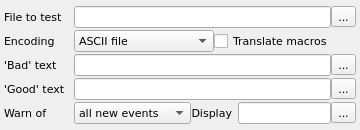
<?xml version="1.0" encoding="UTF-8"?>
<ui version="4.0">
 <class>TextLogWidget</class>
 <widget class="QWidget" name="TextLogWidget">
  <property name="geometry">
   <rect>
    <x>0</x>
    <y>0</y>
    <width>360</width>
    <height>130</height>
   </rect>
  </property>
  <property name="font">
   <font>
    <family>DejaVu Sans</family>
    <pointsize>8</pointsize>
   </font>
  </property>
  <property name="windowTitle">
   <string>Form</string>
  </property>
  <layout class="QGridLayout" name="gridLayout_2">
   <property name="leftMargin">
    <number>4</number>
   </property>
   <property name="topMargin">
    <number>0</number>
   </property>
   <property name="rightMargin">
    <number>4</number>
   </property>
   <property name="bottomMargin">
    <number>0</number>
   </property>
   <property name="spacing">
    <number>0</number>
   </property>
   <item row="0" column="0">
    <layout class="QGridLayout" name="gridLayout" columnstretch="3,5,1,1,4,1" rowminimumheight="0,0,0,0,0" columnminimumwidth="0,0,0,0,0,0">
     <property name="horizontalSpacing">
      <number>0</number>
     </property>
     <property name="verticalSpacing">
      <number>2</number>
     </property>
     <item row="2" column="1" colspan="4">
      <widget class="QLineEdit" name="editBad"/>
     </item>
     <item row="3" column="5">
      <widget class="QToolButton" name="btnGoodDlg">
       <property name="text">
        <string>...</string>
       </property>
       <property name="icon">
        <iconset resource="../../qHostMonitor.qrc">
         <normaloff>:/img/browse.png</normaloff>:/img/browse.png</iconset>
       </property>
       <property name="iconSize">
        <size>
         <width>20</width>
         <height>16</height>
        </size>
       </property>
      </widget>
     </item>
     <item row="4" column="0">
      <widget class="QLabel" name="lblWarn">
       <property name="text">
        <string>Warn of</string>
       </property>
       <property name="buddy">
        <cstring>cmbWarn</cstring>
       </property>
      </widget>
     </item>
     <item row="4" column="2" colspan="2">
      <widget class="QLabel" name="lblDisplay">
       <property name="sizePolicy">
        <sizepolicy hsizetype="Maximum" vsizetype="Preferred">
         <horstretch>0</horstretch>
         <verstretch>0</verstretch>
        </sizepolicy>
       </property>
       <property name="text">
        <string>Display</string>
       </property>
       <property name="alignment">
        <set>Qt::AlignRight|Qt::AlignTrailing|Qt::AlignVCenter</set>
       </property>
       <property name="buddy">
        <cstring>editDisplay</cstring>
       </property>
      </widget>
     </item>
     <item row="0" column="0">
      <widget class="QLabel" name="lblFile">
       <property name="text">
        <string>File to test</string>
       </property>
       <property name="buddy">
        <cstring>editFile</cstring>
       </property>
      </widget>
     </item>
     <item row="4" column="1">
      <widget class="QComboBox" name="cmbWarn">
       <property name="sizePolicy">
        <sizepolicy hsizetype="Expanding" vsizetype="Fixed">
         <horstretch>0</horstretch>
         <verstretch>0</verstretch>
        </sizepolicy>
       </property>
       <property name="sizeAdjustPolicy">
        <enum>QComboBox::AdjustToContents</enum>
       </property>
       <item>
        <property name="text">
         <string>all new events</string>
        </property>
       </item>
       <item>
        <property name="text">
         <string>last new event</string>
        </property>
       </item>
      </widget>
     </item>
     <item row="2" column="0">
      <widget class="QLabel" name="lblBad">
       <property name="text">
        <string>'Bad' text</string>
       </property>
       <property name="buddy">
        <cstring>editBad</cstring>
       </property>
      </widget>
     </item>
     <item row="0" column="5">
      <widget class="QToolButton" name="btnFileDlg">
       <property name="text">
        <string>...</string>
       </property>
       <property name="icon">
        <iconset resource="../../qHostMonitor.qrc">
         <normaloff>:/img/open.png</normaloff>:/img/open.png</iconset>
       </property>
       <property name="iconSize">
        <size>
         <width>20</width>
         <height>16</height>
        </size>
       </property>
      </widget>
     </item>
     <item row="2" column="5">
      <widget class="QToolButton" name="btnBadDlg">
       <property name="text">
        <string>...</string>
       </property>
       <property name="icon">
        <iconset resource="../../qHostMonitor.qrc">
         <normaloff>:/img/browse.png</normaloff>:/img/browse.png</iconset>
       </property>
       <property name="iconSize">
        <size>
         <width>20</width>
         <height>16</height>
        </size>
       </property>
      </widget>
     </item>
     <item row="4" column="5">
      <widget class="QToolButton" name="btnDisplayDlg">
       <property name="text">
        <string>...</string>
       </property>
       <property name="icon">
        <iconset resource="../../qHostMonitor.qrc">
         <normaloff>:/img/browse.png</normaloff>:/img/browse.png</iconset>
       </property>
       <property name="iconSize">
        <size>
         <width>20</width>
         <height>16</height>
        </size>
       </property>
      </widget>
     </item>
     <item row="4" column="4">
      <widget class="QLineEdit" name="editDisplay">
       <property name="sizePolicy">
        <sizepolicy hsizetype="Preferred" vsizetype="Fixed">
         <horstretch>0</horstretch>
         <verstretch>0</verstretch>
        </sizepolicy>
       </property>
      </widget>
     </item>
     <item row="3" column="0">
      <widget class="QLabel" name="lblGood">
       <property name="text">
        <string>'Good' text</string>
       </property>
       <property name="buddy">
        <cstring>editGood</cstring>
       </property>
      </widget>
     </item>
     <item row="0" column="1" colspan="4">
      <widget class="QLineEdit" name="editFile"/>
     </item>
     <item row="1" column="0">
      <widget class="QLabel" name="lblEncoding">
       <property name="text">
        <string>Encoding</string>
       </property>
       <property name="buddy">
        <cstring>cmbEncoding</cstring>
       </property>
      </widget>
     </item>
     <item row="3" column="1" colspan="4">
      <widget class="QLineEdit" name="editGood"/>
     </item>
     <item row="1" column="1" colspan="2">
      <widget class="QComboBox" name="cmbEncoding">
       <property name="sizePolicy">
        <sizepolicy hsizetype="Expanding" vsizetype="Fixed">
         <horstretch>0</horstretch>
         <verstretch>0</verstretch>
        </sizepolicy>
       </property>
       <item>
        <property name="text">
         <string>ASCII file</string>
        </property>
       </item>
       <item>
        <property name="text">
         <string>UTF-8</string>
        </property>
       </item>
       <item>
        <property name="text">
         <string>UTF-16</string>
        </property>
       </item>
       <item>
        <property name="text">
         <string>UTF-16 big endian</string>
        </property>
       </item>
       <item>
        <property name="text">
         <string>UTF-32</string>
        </property>
       </item>
       <item>
        <property name="text">
         <string>UTF-32 big endian</string>
        </property>
       </item>
      </widget>
     </item>
     <item row="1" column="3" colspan="3">
      <widget class="QCheckBox" name="chkUseMacros">
       <property name="sizePolicy">
        <sizepolicy hsizetype="Preferred" vsizetype="Fixed">
         <horstretch>0</horstretch>
         <verstretch>0</verstretch>
        </sizepolicy>
       </property>
       <property name="layoutDirection">
        <enum>Qt::LeftToRight</enum>
       </property>
       <property name="text">
        <string>Translate macros</string>
       </property>
      </widget>
     </item>
    </layout>
   </item>
  </layout>
 </widget>
 <resources>
  <include location="../../qHostMonitor.qrc"/>
  <include location="../../qHostMonitor.qrc"/>
 </resources>
 <connections/>
</ui>
